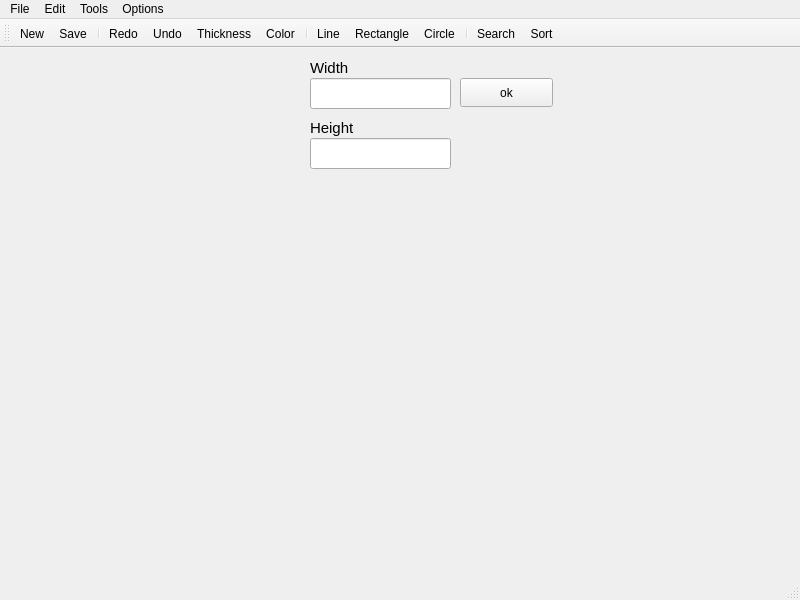
<?xml version="1.0" encoding="UTF-8"?>
<ui version="4.0">
 <class>MainWindow</class>
 <widget class="QMainWindow" name="MainWindow">
  <property name="geometry">
   <rect>
    <x>0</x>
    <y>0</y>
    <width>800</width>
    <height>600</height>
   </rect>
  </property>
  <property name="windowTitle">
   <string>MainWindow</string>
  </property>
  <widget class="QWidget" name="centralwidget">
   <widget class="QLineEdit" name="length">
    <property name="geometry">
     <rect>
      <x>310</x>
      <y>30</y>
      <width>141</width>
      <height>31</height>
     </rect>
    </property>
    <property name="text">
     <string/>
    </property>
   </widget>
   <widget class="QLineEdit" name="height">
    <property name="geometry">
     <rect>
      <x>310</x>
      <y>90</y>
      <width>141</width>
      <height>31</height>
     </rect>
    </property>
    <property name="text">
     <string/>
    </property>
   </widget>
   <widget class="QPushButton" name="ok">
    <property name="geometry">
     <rect>
      <x>460</x>
      <y>30</y>
      <width>93</width>
      <height>29</height>
     </rect>
    </property>
    <property name="text">
     <string>ok</string>
    </property>
   </widget>
   <widget class="QLabel" name="width_length_raduisLabel">
    <property name="geometry">
     <rect>
      <x>310</x>
      <y>10</y>
      <width>141</width>
      <height>20</height>
     </rect>
    </property>
    <property name="font">
     <font>
      <pointsize>11</pointsize>
      <italic>false</italic>
      <bold>false</bold>
     </font>
    </property>
    <property name="text">
     <string>Width</string>
    </property>
   </widget>
   <widget class="QLabel" name="heightLabel">
    <property name="geometry">
     <rect>
      <x>310</x>
      <y>70</y>
      <width>141</width>
      <height>20</height>
     </rect>
    </property>
    <property name="font">
     <font>
      <pointsize>11</pointsize>
      <italic>false</italic>
      <bold>false</bold>
     </font>
    </property>
    <property name="text">
     <string>Height</string>
    </property>
   </widget>
  </widget>
  <widget class="QMenuBar" name="menubar">
   <property name="geometry">
    <rect>
     <x>0</x>
     <y>0</y>
     <width>800</width>
     <height>22</height>
    </rect>
   </property>
   <widget class="QMenu" name="menuFile">
    <property name="title">
     <string>File</string>
    </property>
    <addaction name="actionNew"/>
    <addaction name="actionOpen"/>
    <addaction name="separator"/>
    <addaction name="actionSave"/>
    <addaction name="actionQuit"/>
   </widget>
   <widget class="QMenu" name="menuEdit">
    <property name="title">
     <string>Edit</string>
    </property>
    <addaction name="actionUndo"/>
    <addaction name="actionRedo"/>
    <addaction name="separator"/>
    <addaction name="actionColor"/>
    <addaction name="actionThickness"/>
   </widget>
   <widget class="QMenu" name="menuTools">
    <property name="title">
     <string>Tools</string>
    </property>
    <addaction name="actionLine"/>
    <addaction name="actionRectangle"/>
    <addaction name="actionCircle"/>
   </widget>
   <widget class="QMenu" name="menuOptions">
    <property name="title">
     <string>Options</string>
    </property>
    <addaction name="actionManual_input"/>
    <addaction name="actionSearch"/>
    <addaction name="actionSort"/>
   </widget>
   <addaction name="menuFile"/>
   <addaction name="menuEdit"/>
   <addaction name="menuTools"/>
   <addaction name="menuOptions"/>
  </widget>
  <widget class="QStatusBar" name="statusbar"/>
  <widget class="QToolBar" name="toolBar">
   <property name="windowTitle">
    <string>toolBar</string>
   </property>
   <attribute name="toolBarArea">
    <enum>TopToolBarArea</enum>
   </attribute>
   <attribute name="toolBarBreak">
    <bool>false</bool>
   </attribute>
   <addaction name="actionNew"/>
   <addaction name="actionSave"/>
   <addaction name="separator"/>
   <addaction name="actionRedo"/>
   <addaction name="actionUndo"/>
   <addaction name="actionThickness"/>
   <addaction name="actionColor"/>
   <addaction name="separator"/>
   <addaction name="actionLine"/>
   <addaction name="actionRectangle"/>
   <addaction name="actionCircle"/>
   <addaction name="separator"/>
   <addaction name="actionSearch"/>
   <addaction name="actionSort"/>
  </widget>
  <action name="actionNew">
   <property name="icon">
    <iconset>
     <normaloff>../Icons/New.png</normaloff>../Icons/New.png</iconset>
   </property>
   <property name="text">
    <string>New</string>
   </property>
  </action>
  <action name="actionOpen">
   <property name="icon">
    <iconset>
     <normaloff>../Icons/Open.ico</normaloff>../Icons/Open.ico</iconset>
   </property>
   <property name="text">
    <string>Open</string>
   </property>
  </action>
  <action name="actionSave">
   <property name="icon">
    <iconset>
     <normaloff>../Icons/Save.ico</normaloff>../Icons/Save.ico</iconset>
   </property>
   <property name="text">
    <string>Save</string>
   </property>
  </action>
  <action name="actionQuit">
   <property name="icon">
    <iconset>
     <normaloff>../Icons/Quit.png</normaloff>../Icons/Quit.png</iconset>
   </property>
   <property name="text">
    <string>Quit</string>
   </property>
  </action>
  <action name="actionUndo">
   <property name="icon">
    <iconset>
     <normaloff>../Icons/Undo.ico</normaloff>../Icons/Undo.ico</iconset>
   </property>
   <property name="text">
    <string>Undo</string>
   </property>
  </action>
  <action name="actionRedo">
   <property name="icon">
    <iconset>
     <normaloff>../Icons/Redo.png</normaloff>../Icons/Redo.png</iconset>
   </property>
   <property name="text">
    <string>Redo</string>
   </property>
  </action>
  <action name="actionColor">
   <property name="icon">
    <iconset>
     <normaloff>../Icons/color.png</normaloff>../Icons/color.png</iconset>
   </property>
   <property name="text">
    <string>Color</string>
   </property>
  </action>
  <action name="actionThickness">
   <property name="icon">
    <iconset>
     <normaloff>../Icons/Thickness.png</normaloff>../Icons/Thickness.png</iconset>
   </property>
   <property name="text">
    <string>Thickness</string>
   </property>
  </action>
  <action name="actionLine">
   <property name="icon">
    <iconset>
     <normaloff>../Icons/Line.png</normaloff>
     <normalon>../Line.png</normalon>../Icons/Line.png</iconset>
   </property>
   <property name="text">
    <string>Line</string>
   </property>
  </action>
  <action name="actionRectangle">
   <property name="icon">
    <iconset>
     <normaloff>../Icons/Rect.png</normaloff>../Icons/Rect.png</iconset>
   </property>
   <property name="text">
    <string>Rectangle</string>
   </property>
  </action>
  <action name="actionCircle">
   <property name="icon">
    <iconset>
     <normaloff>../Icons/Circle.png</normaloff>../Icons/Circle.png</iconset>
   </property>
   <property name="text">
    <string>Circle</string>
   </property>
  </action>
  <action name="actionManual_input">
   <property name="text">
    <string>Manual input</string>
   </property>
  </action>
  <action name="actionSearch">
   <property name="icon">
    <iconset>
     <normaloff>../Icons/690150.png</normaloff>../Icons/690150.png</iconset>
   </property>
   <property name="text">
    <string>Search</string>
   </property>
  </action>
  <action name="actionSort">
   <property name="icon">
    <iconset>
     <normaloff>../Icons/495-4952760_ascending-sorting-icon-sorting-icon-hd-png-download.png</normaloff>../Icons/495-4952760_ascending-sorting-icon-sorting-icon-hd-png-download.png</iconset>
   </property>
   <property name="text">
    <string>Sort</string>
   </property>
  </action>
 </widget>
 <resources/>
 <connections/>
</ui>
